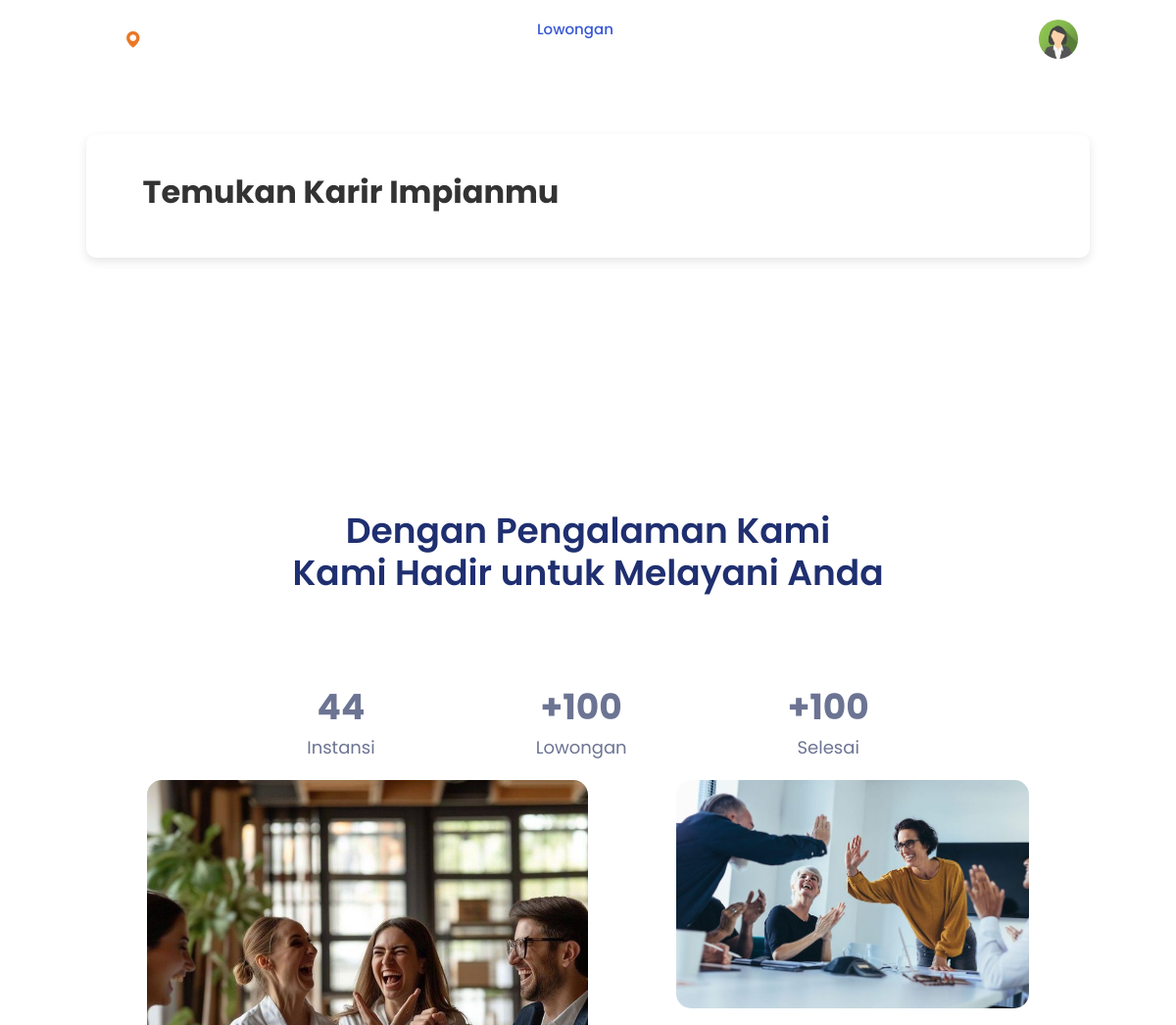
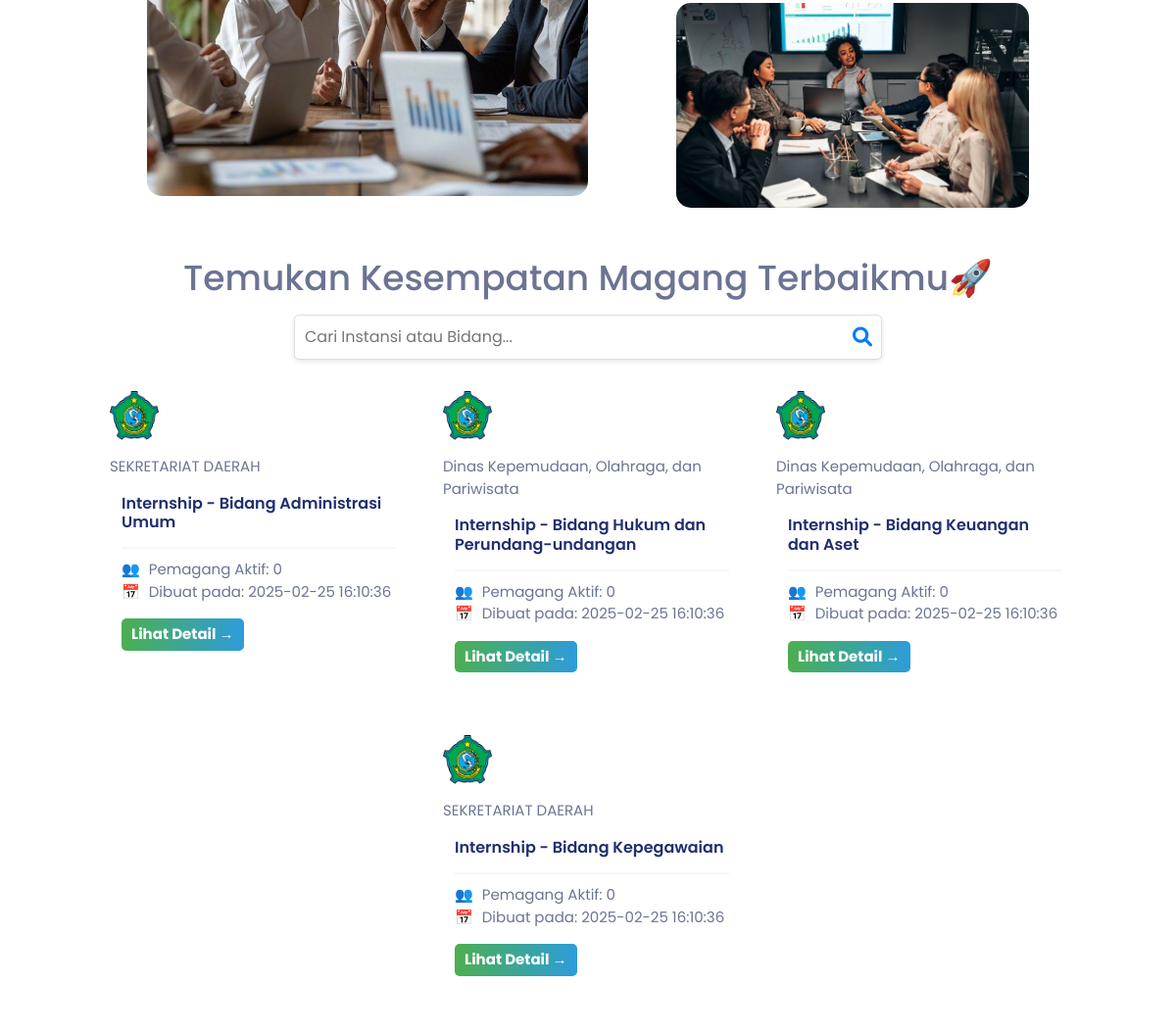
The page /web/lowongan.php on the database its author committed (2 pictures, top to bottom).
### tables this page shows
CREATE TABLE IF NOT EXISTS `tb_bidang` (
  `id_bidang` varchar(12) NOT NULL,
  `nama_bidang` varchar(100) DEFAULT NULL,
  `deskripsi_bidang` text,
  `kriteria_bidang` text,
  `dokumen_prasyarat` text,
  `kuota_bidang` varchar(2) DEFAULT NULL,
  `id_instansi` varchar(10) DEFAULT NULL,
  `status_active` char(1) DEFAULT '1',
  `create_by` varchar(14) DEFAULT NULL,
  `create_date` datetime DEFAULT CURRENT_TIMESTAMP,
  `change_by` varchar(14) DEFAULT NULL,
  `change_date` datetime DEFAULT NULL ON UPDATE CURRENT_TIMESTAMP,
  PRIMARY KEY (`id_bidang`),
  KEY `id_instansi` (`id_instansi`)
);

CREATE TABLE IF NOT EXISTS `tb_instansi` (
  `id_instansi` varchar(10) NOT NULL,
  `nama_pendek` varchar(100) DEFAULT NULL,
  `nama_panjang` varchar(255) DEFAULT NULL,
  `group_instansi` varchar(100) DEFAULT NULL,
  `telepone_instansi` varchar(20) DEFAULT NULL,
  `alamat_instansi` text,
  `lokasi_instansi` text,
  `deskripsi_instansi` text,
  `gambar_instansi` varchar(100) DEFAULT NULL,
  `status_active` char(1) DEFAULT '1',
  `create_by` varchar(14) DEFAULT NULL,
  `create_date` datetime DEFAULT CURRENT_TIMESTAMP,
  `change_by` varchar(14) DEFAULT NULL,
  `change_date` datetime DEFAULT NULL ON UPDATE CURRENT_TIMESTAMP,
  PRIMARY KEY (`id_instansi`)
);

### web/functions.php (called while the page is built, shortened)
<?php
function getBidangInstansi($conn, $limit = NULL) {
    $sql = "SELECT tb_bidang.*, tb_instansi.*, tb_bidang.change_date AS bidang_change_date
            FROM tb_bidang, tb_instansi
            WHERE tb_bidang.status_active = '1' AND tb_bidang.kuota_bidang != 0
            AND tb_bidang.id_instansi = tb_instansi.id_instansi";
    return mysqli_query($conn, $sql);
}
function getPemagangAktif1($conn, $id_instansi, $id_bidang) {
    $sql = "SELECT COUNT(*) FROM tb_pengajuan WHERE status_pengajuan = '4' AND id_instansi = '$id_instansi'
            AND id_bidang = '$id_bidang'";
    $result = mysqli_query($conn, $sql);
    $count1 = mysqli_fetch_array($result)[0];
    return $count1;
}

### web/lowongan.php (the view, shortened to what this page needs)
<?php
include "../koneksi.php";
include "functions.php";
?>
<!DOCTYPE html>
<html lang="en">
<head>
    <link href="https://unpkg.com/boxicons@2.1.4/css/boxicons.min.css" rel="stylesheet" />
    <link href="https://cdn.jsdelivr.net/npm/bootstrap@5.3.3/dist/css/bootstrap.min.css" rel="stylesheet">
    <link href="https://cdnjs.cloudflare.com/ajax/libs/font-awesome/6.0.0/css/all.min.css" rel="stylesheet">
    <link rel="stylesheet" href="../assets/libraries/swiper-bundle.min.css" />
    <link rel="stylesheet" href="https://cdn.jsdelivr.net/npm/aos@2.3.4/dist/aos.css" />
    <link rel="stylesheet" href="../assets/css/style2.css" />
    <link rel="stylesheet" href="../assets/css/low.css" />
</head>
<body>
    <?php include "../layout/navbarUser.php" ?>
    <main class="main">
    <div class="wrapper">
    <div class="container main">
        <div class="row">
            <div class="col-md-6 side-image">
                <div class="text">
                    <h1 class="hero-title">Temukan Karir Impianmu</h1>
                </div>
            </div>
        </div>
    </div>
    </div>
      <section class="section" id="popular">
        <div class="container" data-aos="fade-up">
            <h2 class="section__title" style="text-align: center">
            Dengan Pengalaman Kami </br> Kami Hadir untuk Melayani Anda
            </h2></br>
    <div class="custom-container" data-aos="fade-up">
            <div class="center-text">
                <div class="text-block">
                    <p class="large-text">44</p>
                    <p class="small-text">Instansi</p>
                </div>
                <div class="text-block">
                    <p class="large-text">+100</p>
                    <p class="small-text">Lowongan</p>
                </div>
                <div class="text-block">
                    <p class="large-text">+100</p>
                    <p class="small-text">Selesai</p>
                </div>
            </div>
        <div class="image-row">
                <div class="left-column" data-aos="fade-left">
                    <img src="../assets/img/pw2.jpg" alt="Left Portrait Image" class="custom-image">
                </div>
                <div class="right-column" data-aos="fade-right">
                    <img src="../assets/img/pw1.jpg" alt="Right Portrait Image" class="custom-image">
                    <img src="../assets/img/pw3.jpg" alt="Bottom Portrait Image" class="custom-image image-spacing">
                </div>
            </div>
        </div>
            <h6 class="section__title" style="text-align: center">Temukan Kesempatan Magang Terbaikmu🚀</h4>
            <div class="search-container" style="text-align: center; margin-top: 10px">
                <div class="search-wrapper">
                    <input type="text" id="searchInput" class="search-input" placeholder="Cari Instansi atau Bidang..." />
                    <i id="searchIcon" class="fas fa-search search-icon"></i>
                </div>
            </div>
            <div class="lowongan">
                <div class="lowongans" data-aos="fade-down">
                <?php
                $query = getBidangInstansi($conn);
                while ($row = mysqli_fetch_assoc($query)){
                    $pemagang_aktif = getPemagangAktif1($conn, $row['id_instansi'], $row['id_bidang']);
                    ?>
                    <article class="popular__card swiper-slide">
                        <img src="../assets/img/instansi/logo_kab_sidoarjo.png" alt="" class="popular__img" style="width: 50px; height: 50px;" />
                        <p class="instansi"> <?= $row['nama_panjang'] ?> </p>
                        <div class="popular__data">
                            <h3 class="popular__title">Internship - <?= $row['nama_bidang'] ?></h3>
                            <hr style="border: 1px solid #ddd; margin: 10px 0;">
                            <p class="popular__details">
                                <span class="icon" style="margin-right: 5px;">&#128101;</span> Pemagang Aktif:
                                <span class="total-pendaftar"><?= $pemagang_aktif ?></span><br>
                                <span class="icon" style="margin-right: 5px;">&#128197;</span> Dibuat pada:
                                <span class="creation-date"> <?= $row['create_date'] ?> </span>
                            </p>
                            <a href="detaillow.php?id_bidang=<?= $row['id_bidang'] ?>">
                                <button class="details-button">Lihat Detail →</button>
                            </a>
                        </div>
                    </article>
                <?php
                }
                ?>
                </div>
            </div>
        </div>
    </section>
    <?php include "../layout/footerUser.php" ?>
    </main>
</body>
</html>

### assets/css/style2.css (style rules this page uses)
:root { --first-color: hsl(228, 66%, 53%); --first-color-alt: hsl(228, 66%, 47%); --first-color-light: hsl(228, 62%, 59%); --first-color-lighten: hsl(228, 100%, 97%); --second-color: hsl(25, 83%, 53%); --title-color: hsl(228, 57%, 28%); --text-color: hsl(228, 15%, 50%); --text-color-light: hsl(228, 12%, 75%); --border-color: hsl(228, 99%, 98%); --body-color: #fff; --container-color: #fff; }
* { -webkit-box-sizing: border-box; box-sizing: border-box; padding: 0; margin: 0; }
html { scroll-behavior: smooth; }
body { font-family: "Poppins", sans-serif; font-size: 0.938rem; background-color: var(--body-color); color: var(--text-color); -webkit-transition: 0.3s; transition: 0.3s; }
h1, h2, h3 { color: var(--title-color); font-weight: 600; }
a { text-decoration: none; }
img { max-width: 100%; height: auto; }
input, button { font-family: "Poppins", sans-serif; outline: none; border: none; }
.container { max-width: 1024px; margin-left: 1.5rem; margin-right: 1.5rem; }
.section { padding: 4.5rem 0 2rem; }
.section__title { font-size: 1.25rem; margin-bottom: 1rem; }
.main { overflow: hidden; }
.popular__card { width: 290px; background-color: var(--container-color); padding: 0.5rem 0.5rem 1.5rem; border-radius: 1rem; margin: 0 auto; -webkit-transition: 0.4s; transition: 0.4s; }
.popular__card a { color: inherit; }
.popular__img { border-radius: 1rem; margin-bottom: 1rem; }
.popular__data { padding: 0 1rem 0 0.5rem; }
.popular__title { font-size: 1rem; margin-bottom: 0.75rem; }
@media screen and (min-width: 1023px) { .section { padding: 7.5rem 0 1rem; } }
@media screen and (min-width: 1023px) { .section__title { font-size: 2.25rem; } }
@media screen and (min-width: 1023px) { .popular__card { width: 320px; padding: 0.75rem 0.75rem 2rem; } }
@media screen and (min-width: 1023px) { .popular__data { padding: 0 0.25rem 0 0.75rem; } }
@media screen and (min-width: 1040px) { .container { margin-left: auto; margin-right: auto; } }

### assets/css/low.css (style rules this page uses)
.custom-container { max-width: 1000px; margin: 0 auto; padding: 50px; align-items: center; }
.center-text { text-align: center; margin-bottom: 20px; }
.text-block { display: inline-block; margin: 0 80px; }
.large-text { font-size: 36px; font-weight: bold; margin: 0; }
.small-text { font-size: 18px; margin: 0; }
.image-row { display: flex; justify-content: space-between; width: 100%; }
.left-column { flex: 0 0 50%; text-align: center; }
.right-column { flex: 0 0 40%; text-align: center; }
.custom-image { max-width: 100%; height: auto; border-radius: 15px; }
.image-spacing { margin-top: 20px; }
.details-button { display: inline-block; background: linear-gradient(90deg, #4CAF50, #2D9CDB); color: #fff; text-decoration: none; font-weight: bold; padding: 10px 20px; border-radius: 25px; text-align: center }
.popular__card { position: relative; }
.popular__card { display: none; }
.details-button { background-color: #007BFF; color: #fff; border: none; padding: 5px 10px; border-radius: 5px; cursor: pointer; }
.search-container { width: 100%; display: flex; justify-content: center; margin-bottom: 20px; }
.search-input { width: 60%; padding: 10px; font-size: 16px; border: 1px solid #ddd; border-radius: 5px; box-shadow: 0 2px 5px rgba(0, 0, 0, 0.1); }
.search-wrapper { position: relative; width: 60%; }
.search-input { width: 100%; padding: 10px; font-size: 16px; border: 1px solid #ddd; border-radius: 5px; box-shadow: 0 2px 5px rgba(0, 0, 0, 0.1); }
.search-icon { position: absolute; right: 10px; top: 50%; transform: translateY(-50%); font-size: 20px; color: #007BFF; cursor: pointer; }
.lowongan .lowongans { display: flex; justify-content: center; flex-wrap: wrap; gap: 20px; }
.wrapper { display: flex; justify-content: center; align-items: center; height: 50vh; }
.container.main { background: #ffffff; padding: 40px; border-radius: 10px; box-shadow: 0px 4px 10px rgba(0, 0, 0, 0.1); text-align: center; }
.side-image { display: flex; justify-content: center; align-items: center; }
.text { text-align: center; }
.hero-title { font-size: 32px; font-weight: bold; color: #333; }

### rows shown on the page
tb_bidang: id_instansi.nama_panjang "SEKRETARIAT DAERAH", nama_bidang "Bidang Administrasi Umum", pemagang_aktif "0", id_instansi.create_date "2025-02-25 16:10:36"
tb_bidang: id_instansi.nama_panjang "Dinas Kepemudaan, Olahraga, dan Pariwisata", nama_bidang "Bidang Hukum dan Perundang-undangan", pemagang_aktif "0", id_instansi.create_date "2025-02-25 16:10:36"
tb_bidang: id_instansi.nama_panjang "Dinas Kepemudaan, Olahraga, dan Pariwisata", nama_bidang "Bidang Keuangan dan Aset", pemagang_aktif "0", id_instansi.create_date "2025-02-25 16:10:36"
tb_bidang: id_instansi.nama_panjang "SEKRETARIAT DAERAH", nama_bidang "Bidang Kepegawaian", pemagang_aktif "0", id_instansi.create_date "2025-02-25 16:10:36"
